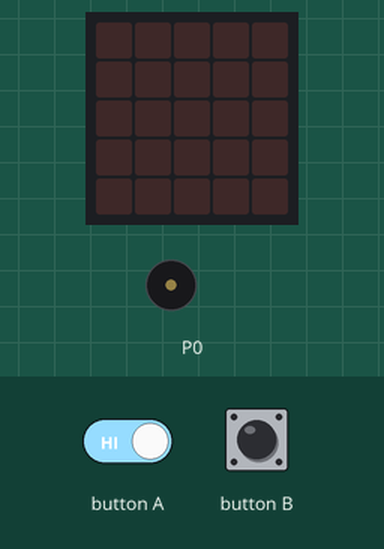
Simulated run of this program. Board: BBC micro:bit running MicroPython. Shown: the board's 5×5 LED display, buzzer (waves = sounding). The test bench sets the inputs (shaded band).

Above: at 1.2 s.
1.3 s: button B pressed for 0.15 s
At 3.8 s:
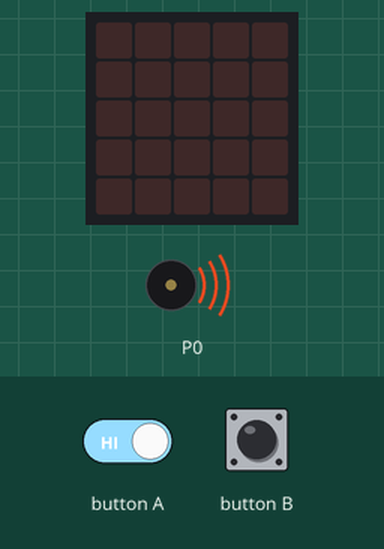
4.3 s: button B pressed for 1 s
At 7.17 s:
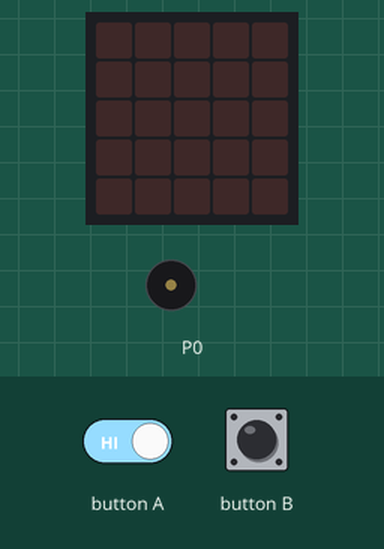
7.3 s: button B pressed for 3.2 s
At 9.8 s:
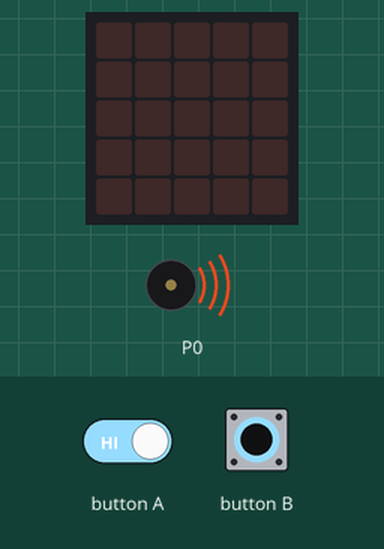
12.0 s: button A driven LOW and button B driven LOW
At 13.6 s:
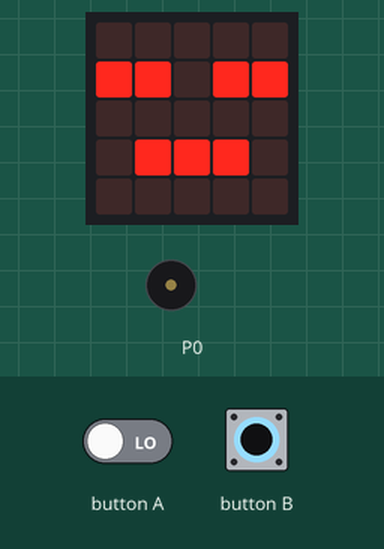
Timing chart, 0 to 16.0 s (numbered marks = the images above; inputs shaded):
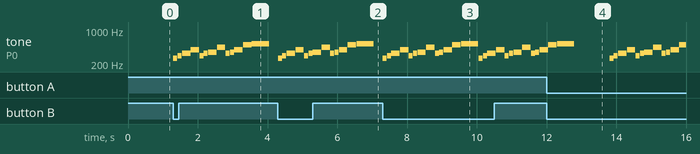

The program:

Sound_the_alarm_.py
```python
from microbit import *
import music


count = 0
while True:
  if button_a.was_pressed():
    count = count + 1
  if button_b.is_pressed():
    display.show(Image.ASLEEP)
    sleep(count * 1000)
    display.clear()
    music.play(music.RINGTONE)
```

Measured:
- after the input at 1.3 s, tone on P0: plays 262 Hz for 0.12 s, 294 Hz for 0.12 s, 330 Hz for 0.24 s, 392 Hz for 0.24 s, 294 Hz for 0.12 s, 330 Hz for 0.12 s … (13 notes in this stretch), starting at once
- after the input at 4.3 s, tone on P0: plays 262 Hz for 0.12 s, 294 Hz for 0.12 s, 330 Hz for 0.24 s, 392 Hz for 0.24 s, 294 Hz for 0.12 s, 330 Hz for 0.12 s … (13 notes in this stretch), starting at once
- after the input at 7.3 s, tone on P0: plays 262 Hz for 0.12 s, 294 Hz for 0.12 s, 330 Hz for 0.24 s, 392 Hz for 0.24 s, 294 Hz for 0.12 s, 330 Hz for 0.12 s … (24 notes in this stretch), starting at once
